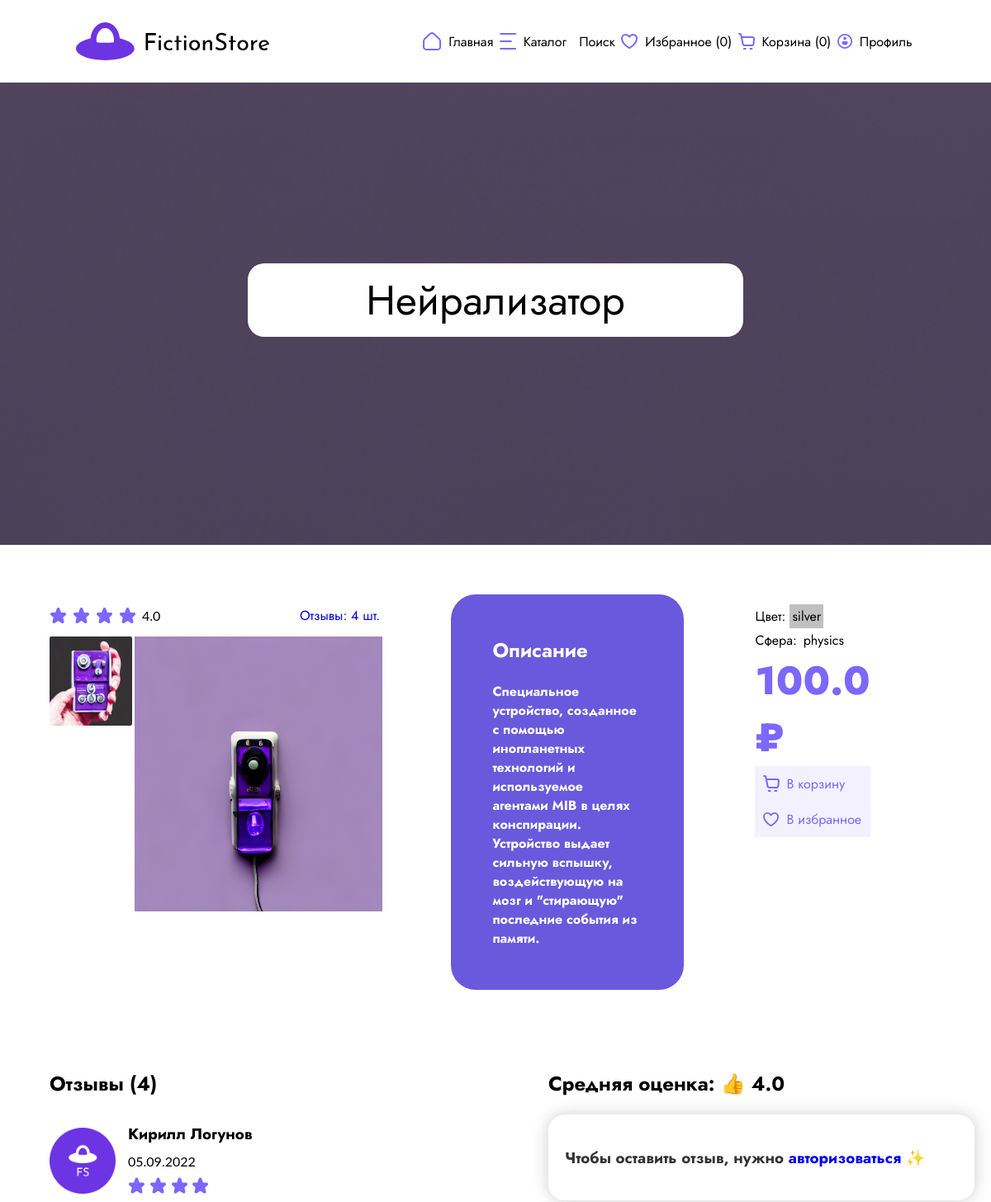
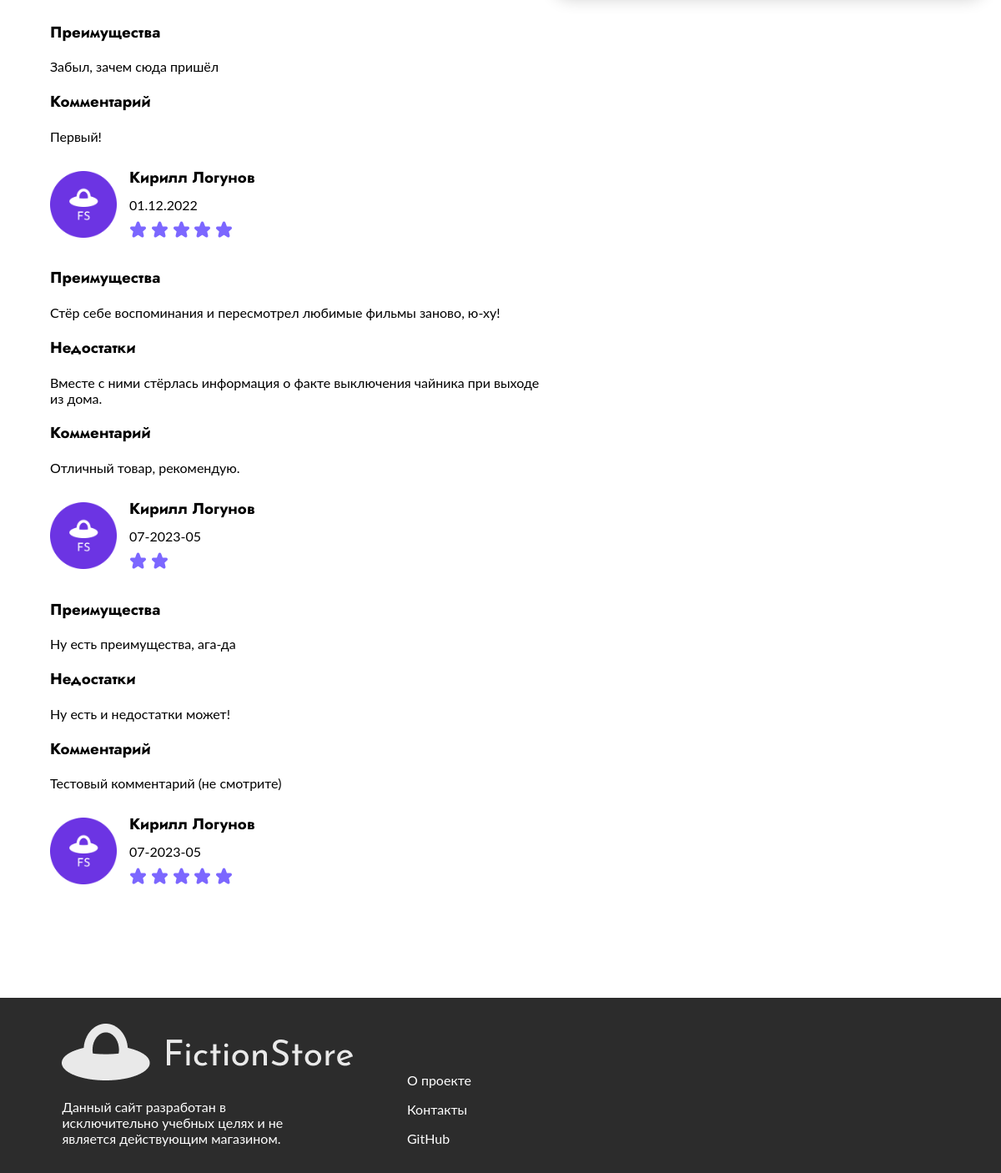
The page /product?id=1 on the database as committed earlier (2 pictures, top to bottom).
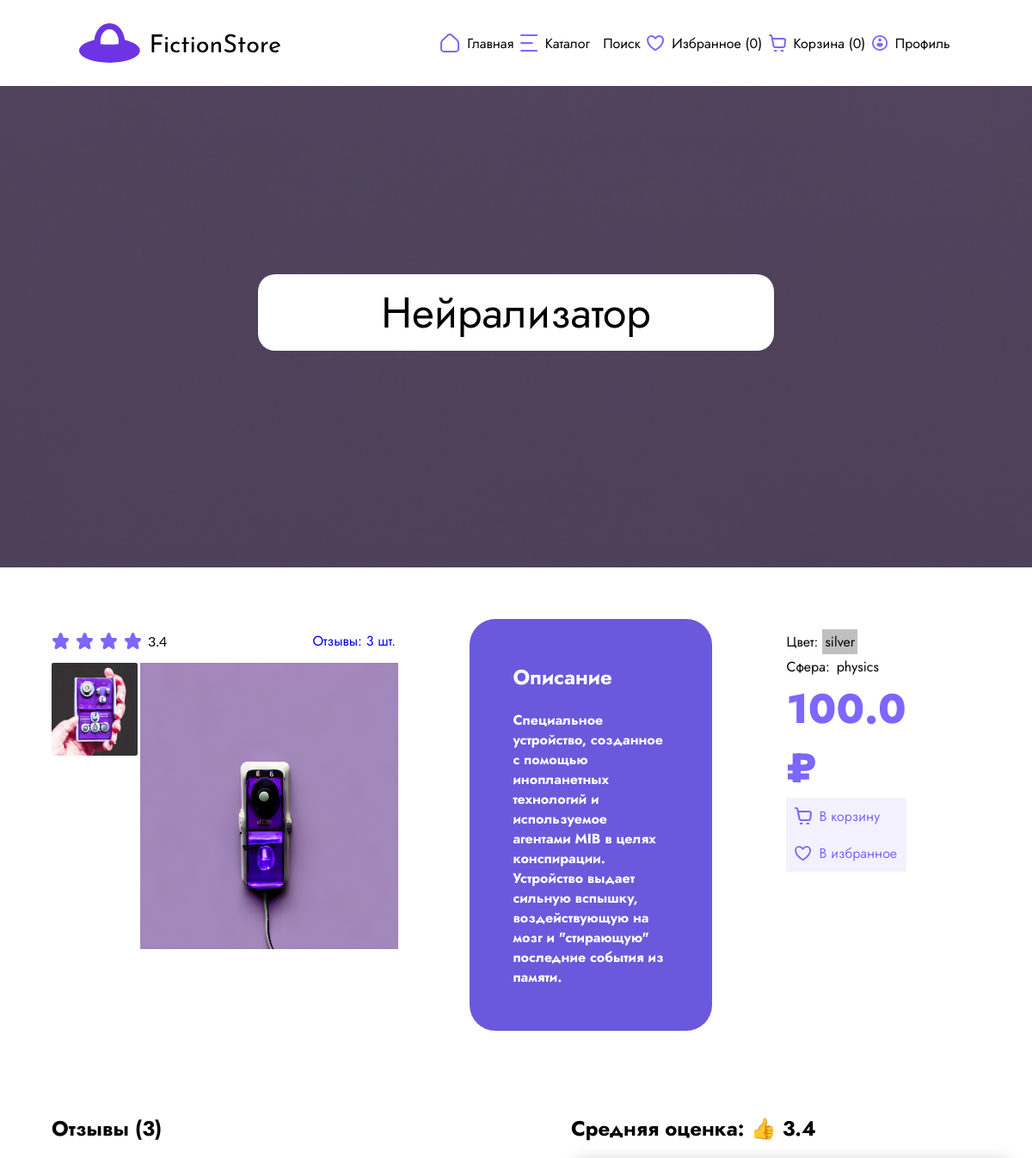
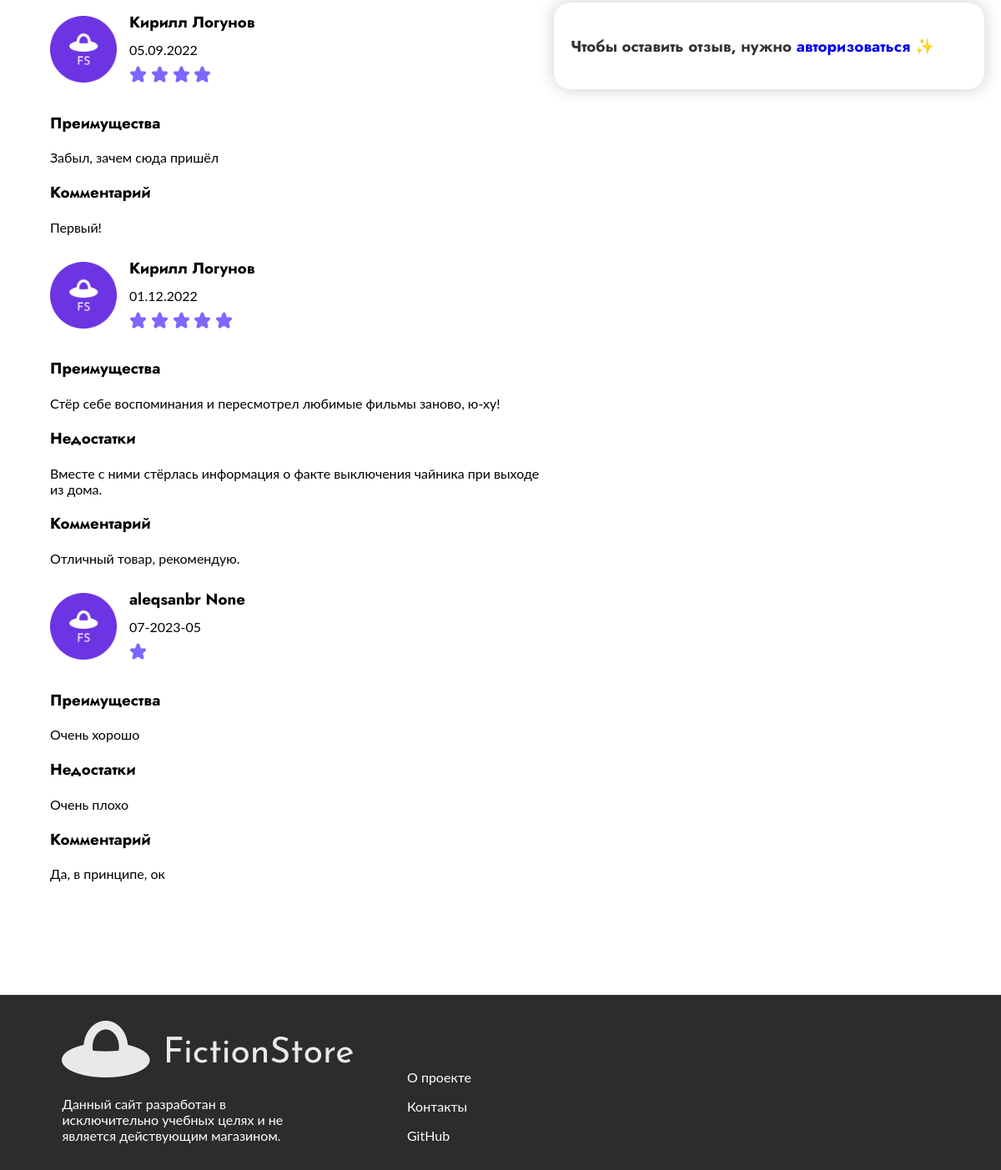
The same page on the database as committed later (2 pictures, top to bottom).
### app/models.py (models this page shows)
class Item(db.Model):
    __tablename__ = "item"
    id              = db.Column(db.Integer, primary_key=True)
    title           = db.Column(db.String(100), nullable=False)
    price           = db.Column(db.Float, nullable=False)
    description     = db.Column(db.String(1000), nullable=False)
    images          = db.Column(db.JSON) # [ "str", ... ]
    colors          = db.Column(db.JSON) # [ "str", ... ]
    science         = db.Column(db.JSON) # [ "str", ... ]
    comments        = db.relationship("Comment", backref="item")

class Comment(db.Model):
    __tablename__ = "comment"
    id          = db.Column(db.Integer, primary_key=True)
    user_id     = db.Column(db.Integer, db.ForeignKey('user.id'))
    item_id     = db.Column(db.Integer, db.ForeignKey('item.id'))
    date        = db.Column(db.String(10), nullable=False) # "day.month.year"
    score       = db.Column(db.Integer, nullable=False)
    pros        = db.Column(db.String(400))
    cons        = db.Column(db.String(400))
    text        = db.Column(db.String(800))

class User(db.Model):
    __tablename__ = "user"
    id          = db.Column(db.Integer, primary_key=True)
    email       = db.Column(db.String(100), nullable=False, unique=True)
    password    = db.Column(db.String(100), nullable=False)
    token       = db.Column(db.String(100), nullable=False, unique=True)
    name        = db.Column(db.String(50), nullable=False)
    surname     = db.Column(db.String(50))
    comments    = db.relationship("Comment", backref="user")
    basket      = db.relationship("Item", secondary=basket, backref=db.backref('users_have_basket'))
    favourites  = db.relationship("Item", secondary=favourites, backref=db.backref('users_have_fav'))

### app/controllers.py (the view)
@app.route('/product', methods=['GET', 'POST'])
def product():
    id = request.args.get('id')
    if not id or not (item := db.session.query(Item).filter(Item.id == id).first()):
        return redirect("404", code=404), {"Refresh": "0; url=/404"}
    average=0
    if item.comments:
        for comment in item.comments:
            average += comment.score
        average /= len(item.comments)
    user = authToken(request)
    if score := request.form.get('score'):
        pros = request.form.get('pros')
        cons = request.form.get('cons')
        text = request.form.get('text')
        item.comments.append(Comment(user_id=user.id, date=datetime.today().strftime('%d-%Y-%m'),
                                    score=int(score), pros=pros, cons=cons, text=text))
        db.session.commit()
    favs_len, basket_len = favs_basket_len(user, request.cookies)
    if user:
        in_fav = user.favourites.count(item) != 0
        in_basket = user.basket.count(item) != 0
    else:
        in_fav = (favourites := request.cookies.get('favourites')) and id+',' in favourites
        in_basket = (basket := request.cookies.get('basket')) and id+',' in basket
    return render_template('product.html', favs_len=favs_len, basket_len=basket_len,
                           item=item, in_fav=in_fav, in_basket=in_basket,
                           average=average, user=user)

### app/controllers.py (called while the page is built)
def authToken(request):
    token = request.cookies.get('token')
    if token and (user := db.session.query(User).filter_by(token=token).first()):
        return user
    return False

def favs_basket_len(user, cookies):
    if user:
        return len(user.favourites), len(user.basket)
    return len(cookies.get('favourites') or "")//2, len(cookies.get('basket') or "")//2

### app/templates/product.html (shortened to what this page needs)
<!DOCTYPE html>
<html lang="en">
<head>
    <link rel="stylesheet" href="static/styles/style.css">
</head>
<body>
<header>
    <div class="navigator">
        <a href="/" style="display: contents;"><img src="static/img/gui/logo.svg"></a>
        <nav class="hide">
                <span>
                    <img src="static/img/gui/home.svg">
                    <a href="/">Главная</a>
                </span>
            <span>
                    <img src="static/img/gui/Catalog.svg">
                    <a href="catalog">Каталог</a>
                </span>
            <span>
                    <a href="/#search">Поиск</a>
                </span>
            <span>
                    <img src="static/img/gui/favourite.svg">
                    <a href="favourites">Избранное ({{ favs_len }})</a>
                </span>
            <span>
                    <img src="static/img/gui/backets.svg">
                    <a href="basket">Корзина ({{ basket_len }})</a>
                </span>
            <span>
                    <img src="static/img/gui/Profile.svg">
                    <a href="profile">Профиль</a>
                </span>
        </nav>
    </div>
</header>
<main class="product-main">
    <h1>{{ item.title }}</h1>
</main>
<div class="item-container">
    <span style="width:100%;">
        <div class="product item-column1">
            <span class="starsnfav">
                <span class="item-stars">
                    {% if item.comments %}
                        {% for _ in range (average | round(0, 'ceil') | int) %}
                            <img src="static/img/gui/star.svg" alt="">
                        {% endfor %}
                        <p>{{ average | round(1, 'ceil') }}</p>
                    {% endif %}
                </span>
                <a href="#reviews">Отзывы: {{ item.comments|length }} шт.</a>
            </span>
            <span style="width:35%;">
                <div class="additional">
                    {% for image in item.images[1:] %}
                        <img data-enlargable src="/static/img/items/{{ image }}" width="100" height="108">
                    {% endfor %}
                </div>
                <img data-enlargable src="/static/img/items/{{ item.images.0 }}" width="300" height="333">
            </span>
        </div>
    <aside class="item-column3 product description">
        <h2><b>Описание</b></h2>
        <h4>{{ item.description }}</h4>
    </aside>
        <aside class="item-column2 product" style="margin-top: 1.1%;">
        <div class="characteristics">
            <div class="characteristic">
                <span style="padding-top: 3px">Цвет:</span>
                {% for color in item.colors %}
                    <span style="background: {{ color }}; padding: 3px; margin-left: 5px">{{ color }}</span>
                {% endfor %}
            </div>
            <div class="characteristic">
                <span style="padding-top: 3px">Сфера:</span>
                {% for color in item.colors %}
                    <span style="padding: 3px; margin-left: 5px">{% for sci in item.science %}
                        {{ sci }}{% endfor %}</span>
                {% endfor %}
            </div>
            <div class="price-label">{{ item.price }} ₽</div>
            <div class="favcart" id="basketBox">
                {% if in_basket %}
                    <input type="checkbox" id="basket" checked>
                    <img style="color: rgba(124, 103, 255, 1)" src="static/img/gui/cart.svg">
                    <label for="basket">В корзине</label>
                {% else %}
                    <img style="color: rgba(124, 103, 255, 1)" src="static/img/gui/cart.svg">
                    <label for="basket">В корзину</label>
                {% endif %}
            </div>
            <div class="favcart" id="favBox">
                {% if in_fav %}
                    <input type="checkbox" id="fav" checked>
                    <img src="static/img/gui/favourite.svg"><label for="fav">В избранном</label>
                {% else %}
                    <img src="static/img/gui/favourite.svg"><label for="fav">В избранное</label>
                {% endif %}
            </div>
        </div>
        </aside>
    </span>
    <span class="reviews-container">
        <aside class="reviews-texts">
            <div id="reviews" class="reviews">
                <h2>Отзывы ({{ item.comments|length }})</h2>
                {% for comment in item.comments %}
                    <span class="review-head">
                        <img class="reviewer-pic" src="static/img/gui/favicon.ico">
                    <div class="reviewer-name">
                        <h3>{{ comment.user.name }} {{ comment.user.surname }}</h3>
                        <p>{{ comment.date }}</p>
                        {% for _ in range(comment.score | int) %}
                            <img src="static/img/gui/star.svg" alt="">
                        {% endfor %}
                    </div>
                    </span>
                    {% if comment.pros %}
                        <h3>Преимущества</h3>
                        <p>{{ comment.pros }}</p>
                    {% endif %}
                    {% if comment.cons %}
                        <h3>Недостатки</h3>
                        <p>{{ comment.cons }}</p>
                    {% endif %}
                    {% if comment.text %}
                        <h3>Комментарий</h3>
                        <p>{{ comment.text }} </p>
                    {% endif %}
                {% endfor %}
            </div>
        </aside>
        <div class="catalog">
            <h2>Средняя оценка: 👍 {{ average | round(1, 'ceil') }}</h2>
            <div class="itemcomm_body">
                {% if user %}
                <form action="#" method="post" class="itemcomm_form">
                    <h3 class="itemcomm_title">😉 Оставьте свой отзыв, {{ user.name }}</h3>
                    <div class="itemcomm_formgroup">
                        <label for="itemcomm_pros" class="itemcomm_label">Преимущества:</label>
                        <textarea name="pros" id="itemcomm_pros" rows="5" class="itemcomm_input itemcomm_textarea"></textarea>
                        <label for="itemcomm_cons" class="itemcomm_label">Недостатки:</label>
                        <textarea name="cons" id="itemcomm_cons" rows="5" class="itemcomm_input itemcomm_textarea"></textarea>
                    </div>
                    <label for="itemcomm_comment" class="itemcomm_label">Комментарий:</label>
                    <textarea name="text" id="itemcomm_comment" rows="10" class="itemcomm_input itemcomm_textarea"></textarea>
                    <label for="itemcomm_rating" class="itemcomm_label">Общая оценка:</label>
                    <input type="number" name="score" id="itemcomm_rating" min="1" max="5" value="5" class="itemcomm_input itemcomm_number" />
                    <input type="submit" value="Отправить" class="itemcomm_submit" />
                </form>
                {% else %}
                <div class="itemcomm_form">
                    <h3 class="itemcomm_title">Чтобы оставить отзыв, нужно <a href="/login">авторизоваться</a> ✨</h3>
                </div>
                {% endif %}
            </div>
        </div>
    </span>
</div>
<footer>
    <div class="annotation">
        <img src="static/img/gui/white_logo.png">
        <p>Данный сайт разработан в исключительно учебных целях и не является действующим магазином.</p>
    </div>
    <div class="nav_footer">
        <a href="#">
            <p>О проекте</p>
        </a>
        <a href="#">
            <p>Контакты</p>
        </a>
        <a href="https://github.com/BeidinaDaria/Fiction-store.git">
            <p>GitHub</p>
        </a>
    </div>
</footer>
</body>
</html>

### app/static/styles/style.css (style rules this page uses)
body, html { margin: 0; overflow-x: hidden; }
* { font-family: 'Jost', sans-serif; }
.description { padding: 30px 50px; background: rgb(106, 89, 220); border-radius: 30px; max-width: 25%; justify-content: center; }
.description { color: white; }
.favcart { align-items: center; display: flex; color: rgba(124, 103, 255, 1); padding: 10px; background: rgba(244, 241, 255, 1); }
.favcart img { padding-right: 8px; width: 20px; }
.favcart label:before { display: none; }
.price-label { color: rgba(124, 103, 255, 1); font-weight: 800; font-size: 300%; }
.reviews-container { margin-top: 7%; }
.review-head { display: flex; flex-direction: row; align-items: center; }
.reviewer-pic { width: 80px; height: 80px; margin-right: 15px; }
.reviewer-name { margin-top: 10px; }
.reviewer-name h3, .reviewer-name img, .reviewer-name p { margin: 0 0 10px; }
@media (min-width: 900px) { .reviews-texts { width: 55%; margin-right: 10px; } }
@media (min-width: 900px) { .item-column2 { width: 60%; } }
@media (min-width: 900px) { .item-container { margin: 5%; } }
@media (min-width: 900px) { span { display: flex; flex-direction: row; } }
@media (min-width: 900px) { p { font-family: lato, Arial, Helvetica, sans-serif; } }
@media (min-width: 900px) { a { text-decoration: none; } }
@media (min-width: 900px) { header { display: flex; flex-direction: column; background: #FAF8F8; margin-bottom: 0; height: 100px; } }
@media (min-width: 900px) { header > .navigator > .hide > span { height: 100px; margin: 50px 0; } }
@media (min-width: 900px) { header > .navigator, header > .navigator > nav { background: #ffffff; display: flex; flex-direction: row; justify-content: space-around; height: 100%; align-items: center; } }
@media (min-width: 900px) { header > .navigator > nav { width: 50%; height: 25%; vertical-align: middle; background: none; } }
@media (min-width: 900px) { header > .navigator > a { display: none; } }
@media (min-width: 900px) { header a { color: #000; } }
@media (min-width: 900px) { .hide > span { display: flex; align-items: center; } }
@media (min-width: 900px) { .hide > span > img { padding-right: 8px; } }
@media (min-width: 900px) { main { height: 70vh; background: url(../img/gui/kruzhochki.svg); background-position: center; background-repeat: no-repeat; background-attachment: scroll; margin-top: 0; display: flex; flex-direction: column; justify-content: center; align-items: center; background-color: #E6E6E6; } }
@media (min-width: 900px) { main > h1 { margin-top: 0; width: 50%; text-align: center; font-size: 50px; font-weight: 400; } }
@media (min-width: 900px) { .item-stars img { padding-right: 7px; } }
@media (min-width: 900px) { footer { background: rgba(44, 44, 44, 1); margin-top: 10%; padding: 1rem; } }
@media (min-width: 900px) { footer > .annotation, footer > .nav_footer { display: inline-block; color: white; } }
@media (min-width: 900px) { footer > .annotation { width: 25%; margin-left: 5%; padding-top: 15px; } }
@media (min-width: 900px) { footer > .annotation > p { color: white; } }
@media (min-width: 900px) { footer > .nav_footer { margin-left: 10%; } }
@media (min-width: 900px) { footer > .nav_footer > a { color: white; } }
@media (min-width: 900px) { input, label { display: inline-block; } }
@media (min-width: 900px) { label:before { display: inline-block; width: 1em; height: 1em; flex-shrink: 0; flex-grow: 0; border: 1px solid #adb5bd; border-radius: 0.25em; margin-left: -1em; margin-right: 0.5em; background-repeat: no-repeat; background-position: center center; background-size: 50% 50%; margin-top: 8px; } }
@media (min-width: 900px) { .product { display: inline-block; margin-right: 8%; } }
@media (min-width: 900px) { .additional { width: 100%; display: flex; flex-direction: column; margin-right: 2%; } }
@media (min-width: 900px) { .additional > img { margin-bottom: 2%; border-radius: 2%; } }
.starsnfav { display: flex; align-items: center; justify-content: space-between; }
.characteristic { display: flex; flex-direction: row; }
.itemcomm_title { color: #333; }
.itemcomm_form { width: 100%; margin: 0 auto; background-color: #fff; padding: 20px; box-shadow: 0px 0px 20px rgba(0, 0, 0, 0.2); border-radius: 20px; }
html, body { max-width: 100%; overflow-x: hidden; }

Rows that differ between the two databases and show on the page:
no longer on this page (row edited): Comment: user.name "Кирилл", user.surname "Логунов", date "07-2023-05", score 5 (drawn)
changed Comment: user.name "Кирилл" → "aleqsanbr"; user.surname "Логунов" → "None"; pros "Ну есть преимущества, ага-да" → "Очень хорошо"; cons "Ну есть и недостатки может!" → "Очень плохо"; text "Тестовый комментарий (не смотрите)" → "Да, в принципе, ок"; score 2 → 1 (drawn)
Other text that changed with them:
{{ average | round(1, 'ceil') }}: "4.0" → "3.4"
{{ item.comments|length }}: "4" → "3"
